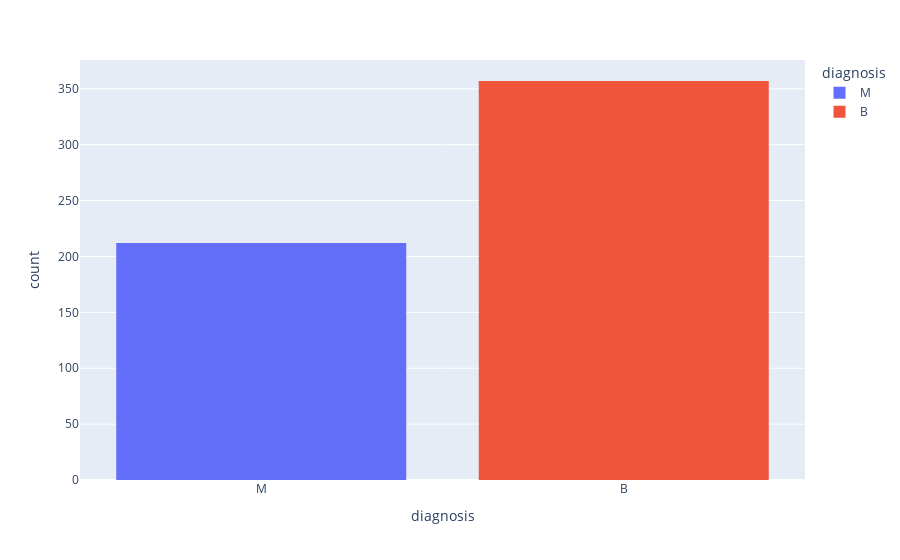

The cell this chart's notebook holds for it:
### Code cell
import plotly.express as px
fig=px.histogram(data,x='diagnosis', color='diagnosis')
fig.show()

### Figure 1 — Plotly figure (JSON) as saved in the notebook; plotly's stock layout.template omitted (floating-point values rounded to 4 significant figures; data arrays with more than 128 entries replaced by an {"elided": "..."} marker saying what was removed)
{"data": [{"alignmentgroup": "True", "bingroup": "x", "hovertemplate": "diagnosis=%{x}<br>count=%{y}<extra></extra>", "legendgroup": "M", "marker": {"color": "#636efa", "pattern": {"shape": ""}}, "name": "M", "offsetgroup": "M", "orientation": "v", "showlegend": true, "type": "histogram", "x": {"elided": "212 str values"}, "xaxis": "x", "yaxis": "y"}, {"alignmentgroup": "True", "bingroup": "x", "hovertemplate": "diagnosis=%{x}<br>count=%{y}<extra></extra>", "legendgroup": "B", "marker": {"color": "#EF553B", "pattern": {"shape": ""}}, "name": "B", "offsetgroup": "B", "orientation": "v", "showlegend": true, "type": "histogram", "x": {"elided": "357 str values"}, "xaxis": "x", "yaxis": "y"}], "layout": {"barmode": "relative", "legend": {"title": {"text": "diagnosis"}, "tracegroupgap": 0}, "margin": {"t": 60}, "xaxis": {"anchor": "y", "categoryarray": ["M", "B"], "categoryorder": "array", "domain": [0, 1], "title": {"text": "diagnosis"}}, "yaxis": {"anchor": "x", "domain": [0, 1], "title": {"text": "count"}}}}
